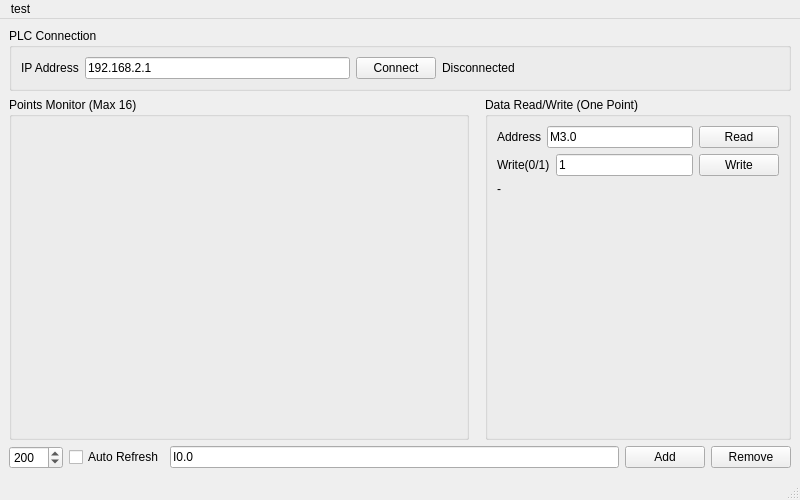
<?xml version="1.0" encoding="UTF-8"?>
<ui version="4.0">
 <class>MainWindow</class>
 <widget class="QMainWindow" name="MainWindow">
  <property name="geometry">
   <rect>
    <x>0</x>
    <y>0</y>
    <width>800</width>
    <height>500</height>
   </rect>
  </property>
  <property name="minimumSize">
   <size>
    <width>800</width>
    <height>500</height>
   </size>
  </property>
  <property name="windowTitle">
   <string>MainWindow</string>
  </property>
  <widget class="QWidget" name="centralwidget">
   <layout class="QVBoxLayout" name="verticalLayout_2" stretch="1,6,1">
    <item>
     <widget class="QGroupBox" name="groupBoxPLCConnection">
      <property name="title">
       <string>PLC Connection</string>
      </property>
      <layout class="QHBoxLayout" name="horizontalLayout">
       <item>
        <widget class="QLabel" name="label">
         <property name="text">
          <string>IP Address</string>
         </property>
        </widget>
       </item>
       <item>
        <widget class="QLineEdit" name="lineEditIp">
         <property name="text">
          <string>192.168.2.1</string>
         </property>
        </widget>
       </item>
       <item>
        <widget class="QPushButton" name="btnConnect">
         <property name="text">
          <string>Connect</string>
         </property>
        </widget>
       </item>
       <item>
        <widget class="QLabel" name="lblStatus">
         <property name="text">
          <string>Disconnected</string>
         </property>
        </widget>
       </item>
       <item>
        <spacer name="horizontalSpacer_conn">
         <property name="orientation">
          <enum>Qt::Horizontal</enum>
         </property>
         <property name="sizeHint" stdset="0">
          <size>
           <width>40</width>
           <height>20</height>
          </size>
         </property>
        </spacer>
       </item>
      </layout>
     </widget>
    </item>
    <item>
     <layout class="QHBoxLayout" name="horizontalLayout_2" stretch="3,2">
      <property name="spacing">
       <number>16</number>
      </property>
      <item>
       <widget class="QGroupBox" name="grpPoints">
        <property name="title">
         <string>Points Monitor (Max 16)</string>
        </property>
        <layout class="QVBoxLayout" name="verticalLayout_points">
         <item>
          <widget class="QWidget" name="pointsContainer" native="true">
           <property name="minimumSize">
            <size>
             <width>0</width>
             <height>260</height>
            </size>
           </property>
          </widget>
         </item>
        </layout>
       </widget>
      </item>
      <item>
       <widget class="QGroupBox" name="grpRw">
        <property name="title">
         <string>Data Read/Write (One Point)</string>
        </property>
        <layout class="QVBoxLayout" name="verticalLayout_rw">
         <item>
          <layout class="QHBoxLayout" name="rwLine1">
           <item>
            <widget class="QLabel" name="labelRwAddr">
             <property name="text">
              <string>Address</string>
             </property>
            </widget>
           </item>
           <item>
            <widget class="QLineEdit" name="lineEditRwAddr">
             <property name="text">
              <string>M3.0</string>
             </property>
            </widget>
           </item>
           <item>
            <widget class="QPushButton" name="btnReadOne">
             <property name="text">
              <string>Read</string>
             </property>
            </widget>
           </item>
          </layout>
         </item>
         <item>
          <layout class="QHBoxLayout" name="rwLine2">
           <item>
            <widget class="QLabel" name="labelWriteVal">
             <property name="text">
              <string>Write(0/1)</string>
             </property>
            </widget>
           </item>
           <item>
            <widget class="QLineEdit" name="lineEditWriteValue">
             <property name="text">
              <string>1</string>
             </property>
            </widget>
           </item>
           <item>
            <widget class="QPushButton" name="btnWriteOne">
             <property name="text">
              <string>Write</string>
             </property>
            </widget>
           </item>
          </layout>
         </item>
         <item>
          <widget class="QLabel" name="lblRwResult">
           <property name="text">
            <string>-</string>
           </property>
           <property name="wordWrap">
            <bool>true</bool>
           </property>
          </widget>
         </item>
         <item>
          <spacer name="verticalSpacer_rw">
           <property name="orientation">
            <enum>Qt::Vertical</enum>
           </property>
           <property name="sizeHint" stdset="0">
            <size>
             <width>20</width>
             <height>40</height>
            </size>
           </property>
          </spacer>
         </item>
        </layout>
       </widget>
      </item>
     </layout>
    </item>
    <item>
     <layout class="QHBoxLayout" name="horizontalLayout_3" stretch="0,0,1,0,0">
      <item>
       <widget class="QSpinBox" name="spinInterval">
        <property name="minimum">
         <number>20</number>
        </property>
        <property name="maximum">
         <number>5000</number>
        </property>
        <property name="value">
         <number>200</number>
        </property>
       </widget>
      </item>
      <item>
       <widget class="QCheckBox" name="chkAuto">
        <property name="text">
         <string>Auto Refresh</string>
        </property>
       </widget>
      </item>
      <item>
       <widget class="QLineEdit" name="lineEditAddr">
        <property name="text">
         <string>I0.0</string>
        </property>
       </widget>
      </item>
      <item>
       <widget class="QPushButton" name="btnAdd">
        <property name="text">
         <string>Add</string>
        </property>
       </widget>
      </item>
      <item>
       <widget class="QPushButton" name="btnRemove">
        <property name="text">
         <string>Remove</string>
        </property>
       </widget>
      </item>
     </layout>
    </item>
   </layout>
  </widget>
  <widget class="QMenuBar" name="menubar">
   <property name="geometry">
    <rect>
     <x>0</x>
     <y>0</y>
     <width>800</width>
     <height>21</height>
    </rect>
   </property>
   <widget class="QMenu" name="menutest">
    <property name="title">
     <string>test</string>
    </property>
   </widget>
   <addaction name="menutest"/>
  </widget>
  <widget class="QStatusBar" name="statusbar"/>
 </widget>
 <resources/>
 <connections/>
</ui>
